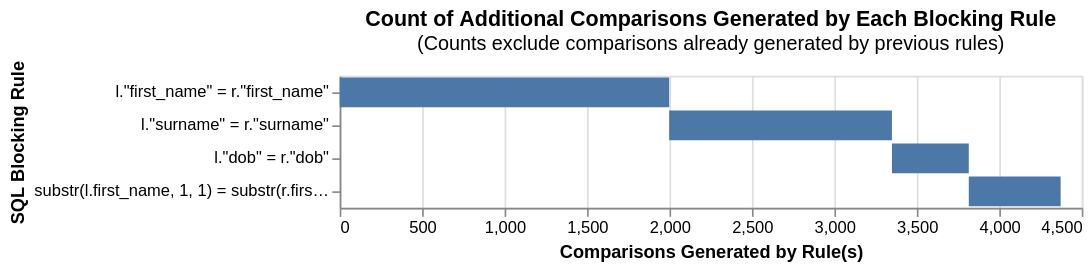

The code cell stored with this chart in its notebook:
### Markdown cell above
## Define the blocking rules to generate potential edges
In order to match records we need to generate record pairs to compare, however doing this naively is incredibly inefficient.

If we just generate every possible pair we end up generating $\frac{n\left(n-1\right)}2$ possible comparisons. For this dataset we would have ~500,000 comparisons to evaluate which isn't terrible, but for a modest dataset of 1 million records we would have ~500 billion pairs to compare...

To get around this naivety, we define some **Blocking rules** to constrain the possible pairs we wish to even consider. These blocking rules are a list of rules with which to filter the links we're going to look at. For an edge to be considered for scoring it needs to match to at least one of these rules, e.g. If we have a rule that our left and right records must match on first name (`l.first_name = r.first_name`) then "Jane Doe" and "Jane Smith" will be considered for scoring, but "Jane Doe" and "John Doe" will not.

### Code cell
blocking_rules_to_generate_predictions = [
    block_on("first_name"),
    block_on("surname"),
    block_on("dob"),
    # HAD TO CHANGE THIS TO TRINO SYNTAX
    CustomRule("substr(l.first_name, 1, 1) = substr(r.first_name, 1, 1) AND l.city = r.city"),
]

cumulative_comparisons_to_be_scored_from_blocking_rules_chart(
    table_or_tables=[df_l, df_r],
    blocking_rules=blocking_rules_to_generate_predictions,
    link_type="link_and_dedupe",
    db_api=my_db_api,
)

### Figure 1 — Vega-Lite specification as saved in the notebook (floating-point values rounded to 4 significant figures)
{"config": {"view": {"continuousWidth": 300, "continuousHeight": 300}}, "data": {"name": "data-2ccffa582a27005281308aac96598ff8"}, "mark": "bar", "encoding": {"order": {"field": "cumulative_rows"}, "tooltip": [{"field": "blocking_rule", "title": "SQL Condition", "type": "nominal"}, {"field": "row_count", "format": ",", "title": "Comparisons Generated", "type": "quantitative"}, {"field": "cumulative_rows", "format": ",", "title": "Cumulative Comparisons", "type": "quantitative"}, {"field": "cartesian", "format": ",", "title": "Total comparisons in Cartesian product", "type": "quantitative"}], "x": {"field": "start", "title": "Comparisons Generated by Rule(s)", "type": "quantitative"}, "x2": {"field": "cumulative_rows"}, "y": {"field": "blocking_rule", "sort": ["-x2"], "title": "SQL Blocking Rule"}}, "height": {"step": 20}, "title": {"text": "Count of Additional Comparisons Generated by Each Blocking Rule", "subtitle": "(Counts exclude comparisons already generated by previous rules)"}, "width": 450, "$schema": "https://vega.github.io/schema/vega-lite/v5.9.3.json", "datasets": {"data-2ccffa582a27005281308aac96598ff8": [{"blocking_rule": "l.\"first_name\" = r.\"first_name\"", "row_count": 1998, "cumulative_rows": 1998, "cartesian": 499500, "match_key": "0", "start": 0}, {"blocking_rule": "l.\"surname\" = r.\"surname\"", "row_count": 1351, "cumulative_rows": 3349, "cartesian": 499500, "match_key": "1", "start": 1998}, {"blocking_rule": "l.\"dob\" = r.\"dob\"", "row_count": 466, "cumulative_rows": 3815, "cartesian": 499500, "match_key": "2", "start": 3349}, {"blocking_rule": "substr(l.first_name, 1, 1) = substr(r.first_name, 1, 1) AND l.city = r.city", "row_count": 557, "cumulative_rows": 4372, "cartesian": 499500, "match_key": "3", "start": 3815}]}}
